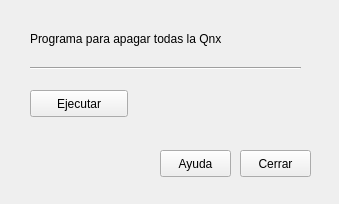
<?xml version="1.0" encoding="UTF-8"?>
<ui version="4.0">
 <class>ShutdAll</class>
 <widget class="QWidget" name="ShutdAll">
  <property name="geometry">
   <rect>
    <x>0</x>
    <y>0</y>
    <width>339</width>
    <height>204</height>
   </rect>
  </property>
  <property name="minimumSize">
   <size>
    <width>339</width>
    <height>204</height>
   </size>
  </property>
  <property name="windowTitle">
   <string>Form</string>
  </property>
  <widget class="QLabel" name="label">
   <property name="geometry">
    <rect>
     <x>30</x>
     <y>30</y>
     <width>241</width>
     <height>17</height>
    </rect>
   </property>
   <property name="text">
    <string>Programa para apagar todas la Qnx</string>
   </property>
  </widget>
  <widget class="Line" name="line">
   <property name="geometry">
    <rect>
     <x>30</x>
     <y>60</y>
     <width>271</width>
     <height>16</height>
    </rect>
   </property>
   <property name="orientation">
    <enum>Qt::Horizontal</enum>
   </property>
  </widget>
  <widget class="QLabel" name="label_2">
   <property name="geometry">
    <rect>
     <x>280</x>
     <y>20</y>
     <width>31</width>
     <height>31</height>
    </rect>
   </property>
   <property name="text">
    <string/>
   </property>
   <property name="pixmap">
    <pixmap resource="../../resource.qrc">:/images/shutdall.gif</pixmap>
   </property>
  </widget>
  <widget class="QPushButton" name="pushButtonAyuda">
   <property name="geometry">
    <rect>
     <x>160</x>
     <y>150</y>
     <width>71</width>
     <height>27</height>
    </rect>
   </property>
   <property name="text">
    <string>Ayuda</string>
   </property>
  </widget>
  <widget class="QPushButton" name="pushButtonEjecutar">
   <property name="geometry">
    <rect>
     <x>30</x>
     <y>90</y>
     <width>98</width>
     <height>27</height>
    </rect>
   </property>
   <property name="text">
    <string>Ejecutar</string>
   </property>
  </widget>
  <widget class="QPushButton" name="pushButtonCerrar">
   <property name="geometry">
    <rect>
     <x>240</x>
     <y>150</y>
     <width>71</width>
     <height>27</height>
    </rect>
   </property>
   <property name="text">
    <string>Cerrar</string>
   </property>
  </widget>
 </widget>
 <resources>
  <include location="../../resource.qrc"/>
 </resources>
 <connections/>
</ui>
